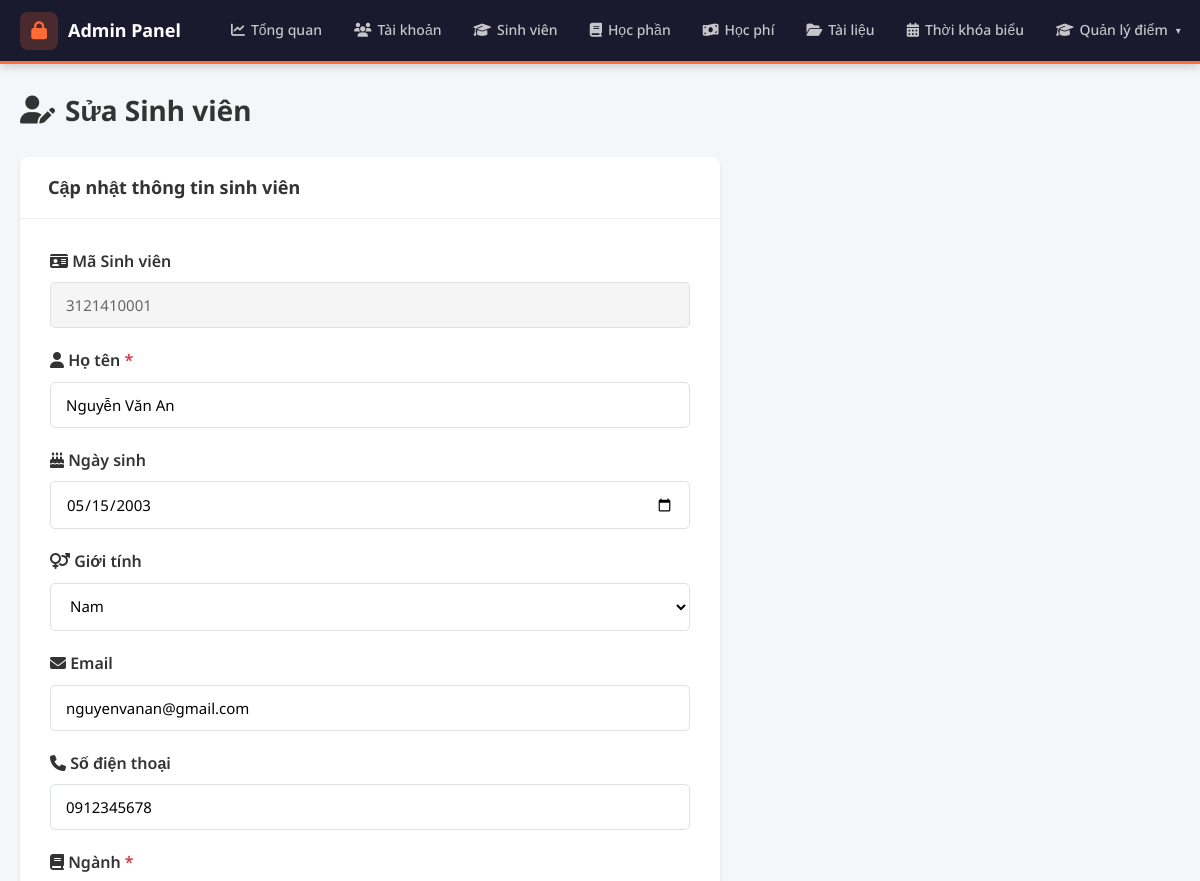
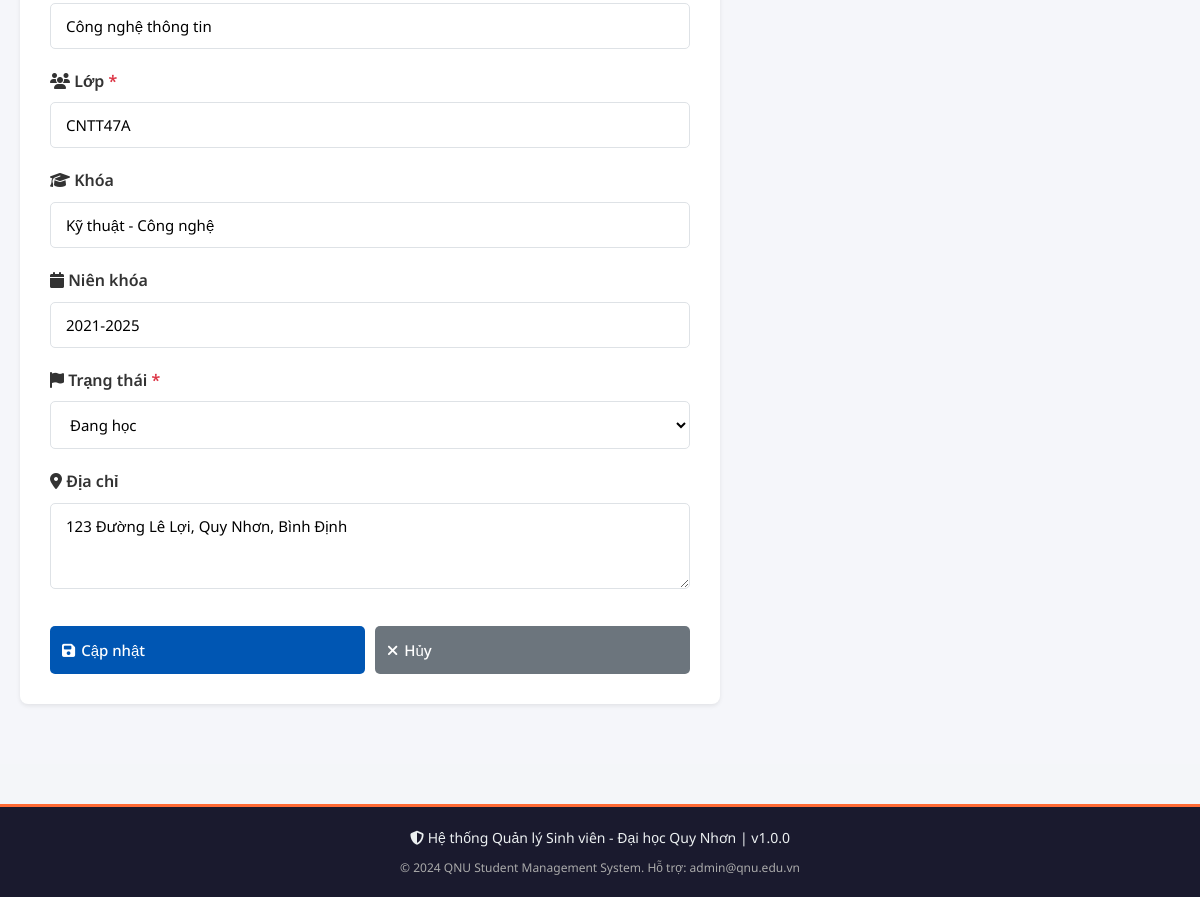
Screenshot of /admin/sinh_vien/edit.php?id=1 (signed in) with the database file from the repository (2 pictures, top to bottom).
### tables this page shows
CREATE TABLE IF NOT EXISTS `sinh_vien` (
  `id` INT AUTO_INCREMENT PRIMARY KEY,
  `user_id` INT NOT NULL,
  `ma_sv` VARCHAR(20) NOT NULL UNIQUE,
  `ho_ten` VARCHAR(100) NOT NULL,
  `ngay_sinh` DATE,
  `gioi_tinh` ENUM('Nam','Nữ','Khác') DEFAULT 'Nam',
  `dia_chi` TEXT,
  `email` VARCHAR(100),
  `so_dien_thoai` VARCHAR(15),
  `nganh` VARCHAR(100),
  `khoa` VARCHAR(100),
  `lop` VARCHAR(50),
  `nien_khoa` VARCHAR(20),
  `trang_thai` ENUM('Đang học','Tạm dừng','Tốt nghiệp','Thôi học') DEFAULT 'Đang học',
  `anh_dai_dien` VARCHAR(255) DEFAULT NULL,
  FOREIGN KEY (`user_id`) REFERENCES `users`(`id`) ON DELETE CASCADE
);

### includes/session.php (called while the page is built, shortened)
<?php
function e(string $str): string {
    return htmlspecialchars($str, ENT_QUOTES, 'UTF-8');
}
?>

### admin/sinh_vien/edit.php (the view, shortened to what this page needs)
<?php
require_once ROOT . '/includes/session.php';
$id = (int)($_GET['id'] ?? 0);
$db = getDB();
$stmt = $db->prepare("SELECT * FROM sinh_vien WHERE id = ?");
$stmt->bind_param('i', $id);
$stmt->execute();
$student = $stmt->get_result()->fetch_assoc();
require_once ROOT . '/includes/admin/header_admin.php';
?>
<?php require_once ROOT . '/includes/admin/navbar_admin.php'; ?>
<div class="admin-wrapper">
  <div class="admin-container">
    <div class="page-title fade-in">
      <h1><i class="fas fa-user-edit"></i> Sửa Sinh viên</h1>
    </div>
    <div class="card fade-in" style="max-width: 700px;">
      <div class="card-header">
        <h3><i class="fas fa-form"></i> Cập nhật thông tin sinh viên</h3>
      </div>
      <div class="card-body" style="padding: 30px;">
        <form method="POST" action="<?= BASE_URL ?>/admin/sinh_vien/process_edit.php">
          <div style="margin-bottom: 20px;">
            <label style="display: block; margin-bottom: 8px; font-weight: 600; color: var(--text);">
              <i class="fas fa-id-card"></i> Mã Sinh viên
            </label>
            <input
              type="text"
              value="<?= e($student['ma_sv']) ?>"
              readonly
              style="width: 100%; padding: 12px 15px; border: 1px solid var(--border); border-radius: var(--radius-sm); font-family: var(--font-sans); font-size: 15px; background: #f5f5f5; color: #666;"
            >
          </div>
          <div style="margin-bottom: 20px;">
            <label style="display: block; margin-bottom: 8px; font-weight: 600; color: var(--text);">
              <i class="fas fa-user"></i> Họ tên <span style="color: var(--danger);">*</span>
            </label>
            <input
              type="text"
              name="ho_ten"
              value="<?= e($student['ho_ten']) ?>"
              required
              style="width: 100%; padding: 12px 15px; border: 1px solid var(--border); border-radius: var(--radius-sm); font-family: var(--font-sans); font-size: 15px;"
            >
          </div>
          <div style="margin-bottom: 20px;">
            <label style="display: block; margin-bottom: 8px; font-weight: 600; color: var(--text);">
              <i class="fas fa-birthday-cake"></i> Ngày sinh
            </label>
            <input
              type="date"
              name="ngay_sinh"
              value="<?= $student['ngay_sinh'] ?? '' ?>"
              style="width: 100%; padding: 12px 15px; border: 1px solid var(--border); border-radius: var(--radius-sm); font-family: var(--font-sans); font-size: 15px;"
            >
          </div>
          <div style="margin-bottom: 20px;">
            <label style="display: block; margin-bottom: 8px; font-weight: 600; color: var(--text);">
              <i class="fas fa-venus-mars"></i> Giới tính
            </label>
            <select
              name="gioi_tinh"
              style="width: 100%; padding: 12px 15px; border: 1px solid var(--border); border-radius: var(--radius-sm); font-family: var(--font-sans); font-size: 15px; background: #fff; cursor: pointer;"
            >
              <option value="Nam" <?= $student['gioi_tinh'] === 'Nam' ? 'selected' : '' ?>>Nam</option>
            </select>
          </div>
          <div style="margin-bottom: 20px;">
            <label style="display: block; margin-bottom: 8px; font-weight: 600; color: var(--text);">
              <i class="fas fa-envelope"></i> Email
            </label>
            <input
              type="email"
              name="email"
              value="<?= e($student['email'] ?? '') ?>"
              style="width: 100%; padding: 12px 15px; border: 1px solid var(--border); border-radius: var(--radius-sm); font-family: var(--font-sans); font-size: 15px;"
            >
          </div>
          <div style="margin-bottom: 20px;">
            <label style="display: block; margin-bottom: 8px; font-weight: 600; color: var(--text);">
              <i class="fas fa-phone"></i> Số điện thoại
            </label>
            <input
              type="tel"
              name="so_dien_thoai"
              value="<?= e($student['so_dien_thoai'] ?? '') ?>"
              style="width: 100%; padding: 12px 15px; border: 1px solid var(--border); border-radius: var(--radius-sm); font-family: var(--font-sans); font-size: 15px;"
            >
          </div>
          <div style="margin-bottom: 20px;">
            <label style="display: block; margin-bottom: 8px; font-weight: 600; color: var(--text);">
              <i class="fas fa-book"></i> Ngành <span style="color: var(--danger);">*</span>
            </label>
            <input
              type="text"
              name="nganh"
              value="<?= e($student['nganh'] ?? '') ?>"
              required
              style="width: 100%; padding: 12px 15px; border: 1px solid var(--border); border-radius: var(--radius-sm); font-family: var(--font-sans); font-size: 15px;"
            >
          </div>
          <div style="margin-bottom: 20px;">
            <label style="display: block; margin-bottom: 8px; font-weight: 600; color: var(--text);">
              <i class="fas fa-users"></i> Lớp <span style="color: var(--danger);">*</span>
            </label>
            <input
              type="text"
              name="lop"
              value="<?= e($student['lop'] ?? '') ?>"
              required
              style="width: 100%; padding: 12px 15px; border: 1px solid var(--border); border-radius: var(--radius-sm); font-family: var(--font-sans); font-size: 15px;"
            >
          </div>
          <div style="margin-bottom: 20px;">
            <label style="display: block; margin-bottom: 8px; font-weight: 600; color: var(--text);">
              <i class="fas fa-graduation-cap"></i> Khóa
            </label>
            <input
              type="text"
              name="khoa"
              value="<?= e($student['khoa'] ?? '') ?>"
              style="width: 100%; padding: 12px 15px; border: 1px solid var(--border); border-radius: var(--radius-sm); font-family: var(--font-sans); font-size: 15px;"
            >
          </div>
          <div style="margin-bottom: 20px;">
            <label style="display: block; margin-bottom: 8px; font-weight: 600; color: var(--text);">
              <i class="fas fa-calendar"></i> Niên khóa
            </label>
            <input
              type="text"
              name="nien_khoa"
              value="<?= e($student['nien_khoa'] ?? NAM_HOC_HIEN_TAI) ?>"
              style="width: 100%; padding: 12px 15px; border: 1px solid var(--border); border-radius: var(--radius-sm); font-family: var(--font-sans); font-size: 15px;"
            >
          </div>
          <div style="margin-bottom: 20px;">
            <label style="display: block; margin-bottom: 8px; font-weight: 600; color: var(--text);">
              <i class="fas fa-flag"></i> Trạng thái <span style="color: var(--danger);">*</span>
            </label>
            <select
              name="trang_thai"
              required
              style="width: 100%; padding: 12px 15px; border: 1px solid var(--border); border-radius: var(--radius-sm); font-family: var(--font-sans); font-size: 15px; background: #fff; cursor: pointer;"
            >
              <option value="Đang học" <?= $student['trang_thai'] === 'Đang học' ? 'selected' : '' ?>>Đang học</option>
            </select>
          </div>
          <div style="margin-bottom: 30px;">
            <label style="display: block; margin-bottom: 8px; font-weight: 600; color: var(--text);">
              <i class="fas fa-map-marker-alt"></i> Địa chỉ
            </label>
            <textarea
              name="dia_chi"
              rows="3"
              style="width: 100%; padding: 12px 15px; border: 1px solid var(--border); border-radius: var(--radius-sm); font-family: var(--font-sans); font-size: 15px; resize: vertical;"
            ><?= e($student['dia_chi'] ?? '') ?></textarea>
          </div>
          <div style="display: flex; gap: 10px; margin-top: 30px;">
            <button type="submit" class="btn btn-primary" style="flex: 1; padding: 12px;">
              <i class="fas fa-save"></i> Cập nhật
            </button>
            <a href="<?= BASE_URL ?>/admin/sinh_vien/index.php" class="btn btn-secondary" style="flex: 1; padding: 12px; text-align: center;">
              <i class="fas fa-times"></i> Hủy
            </a>
          </div>
        </form>
      </div>
    </div>
  </div>
</div>
<?php require_once ROOT . '/includes/admin/footer_admin.php'; ?>

### assets/css/style.css (style rules this page uses)
:root { --primary: #0056B3; --primary-dark: #003d80; --primary-light: #e8f0fb; --bg: #F4F6F9; --white: #FFFFFF; --text: #333333; --text-muted: #6C757D; --success: #28A745; --danger: #DC3545; --warning: #FFC107; --info: #17A2B8; --border: #dee2e6; --shadow: 0 2px 8px rgba(0,0,0,.08); --shadow-md: 0 4px 16px rgba(0,0,0,.12); --radius: 8px; --radius-sm: 5px; --sidebar-w: 250px; --header-h: 64px; --transition: .1s ease; --font-sans: 'Noto Sans', 'Roboto', Arial, 'Helvetica Neue', sans-serif; }
*, *::before, *::after { box-sizing: border-box; margin: 0; padding: 0; }
html { scroll-behavior: smooth; }
body { font-family: var(--font-sans); font-size: 16px; color: var(--text); background: var(--bg); line-height: 1.6; text-rendering: optimizeLegibility; -webkit-font-smoothing: antialiased; -moz-osx-font-smoothing: grayscale; }
a { color: var(--primary); text-decoration: none; transition: color var(--transition); }
h1 { font-size: 26px; font-weight: 700; }
h3 { font-size: 18px; font-weight: 700; }
.btn { display: inline-flex; align-items: center; gap: 6px; padding: 8px 18px; font-size: 15px; font-family: var(--font-sans); font-weight: 500; border-radius: var(--radius-sm); border: none; cursor: pointer; transition: background var(--transition), transform .1s, box-shadow var(--transition); white-space: nowrap; }
.btn-primary { background: var(--primary); color: #fff; }
.btn-secondary { background: #6C757D; color: #fff; }
.card { background: var(--white); border-radius: var(--radius); box-shadow: var(--shadow); overflow: hidden; }
.card-header { padding: 16px 20px; border-bottom: 1px solid var(--border); display: flex; align-items: center; justify-content: space-between; gap: 12px; }
.card-header h2, .card-header h3 { margin: 0; color: var(--primary); }
.card-body { padding: 20px; }
.page-title { margin-bottom: 22px; }
.page-title h1 { color: var(--primary); font-size: 24px; margin-bottom: 4px; }
.fade-in { animation: fadeIn .12s cubic-bezier(0.34, 1.56, 0.64, 1); }

### includes/admin/header_admin.php (style rules this page uses)
.admin-wrapper { padding-top: calc(var(--header-h) + 24px); padding-bottom: 40px; min-height: 100vh; background: #f5f6fa; }
.admin-container { max-width: 1400px; margin: 0 auto; padding: 0 20px; }
.page-title { margin-bottom: 24px; }
.page-title h1 { font-size: 28px; font-weight: 700; color: var(--text-dark); margin: 0 0 6px; display: flex; align-items: center; gap: 10px; }
.card { background: white; border-radius: 8px; box-shadow: 0 2px 4px rgba(0,0,0,0.08); margin-bottom: 20px; }
.card-header { padding: 16px 20px; border-bottom: 1px solid #eee; display: flex; align-items: center; justify-content: space-between; }
.card-header h3 { margin: 0; color: var(--text-dark); display: flex; align-items: center; gap: 8px; }
.card-body { padding: 20px; }
.fade-in { animation: fadeIn .4s ease; }

### rows the page displays
sinh_vien: ma_sv "3121410001", ho_ten "Nguyễn Văn An", ngay_sinh "05/15/2003", gioi_tinh "Nam", email "nguyenvanan@gmail.com", so_dien_thoai "0912345678", nganh "Công nghệ thông tin", lop "CNTT47A", khoa "Kỹ thuật - Công nghệ", nien_khoa "2021-2025", trang_thai "Đang học", dia_chi "123 Đường Lê Lợi, Quy Nhơn, Bình Định"

### other values shown
APP_VERSION "1.0.0"
